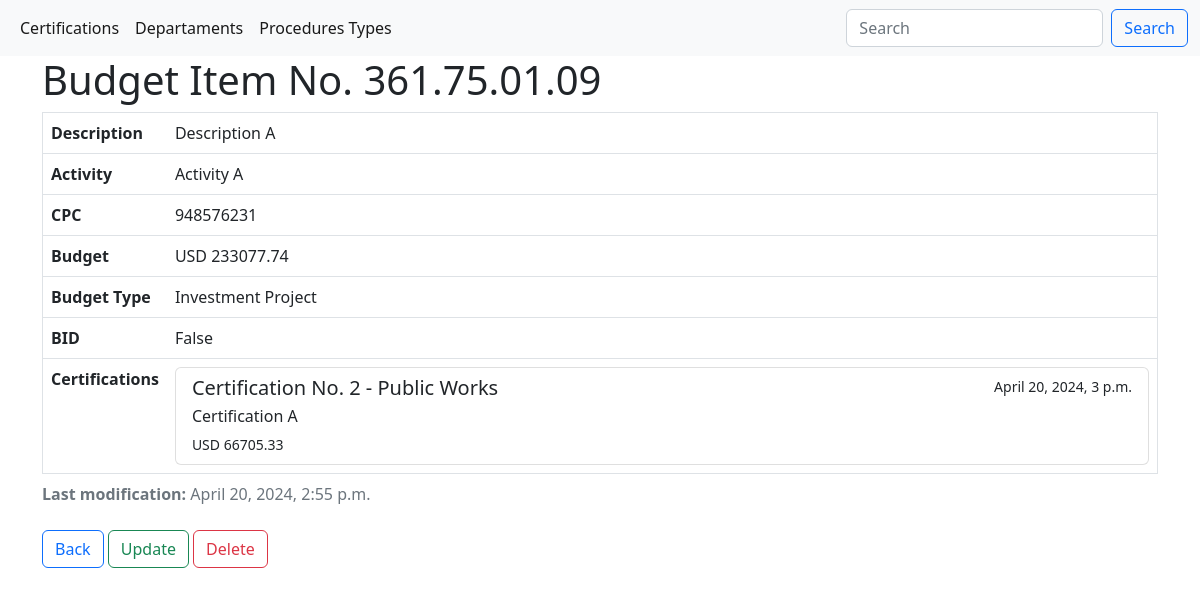
/budget_items/5/, run on the app's committed database.
### budget_items/models.py (models this page shows, shortened)
class BudgetItems(models.Model):
    id = models.AutoField(
        primary_key = True
    )
    number = models.CharField(
        max_length = 255
    )
    cpc = models.CharField(
        max_length = 15
    )
    date = models.DateTimeField(
        auto_now_add = True
    )
    budget = models.FloatField()
    budget_type = models.CharField(
        max_length = 18,
        choices = BUDGET_TYPE_CHOICES
    )
    description = models.TextField()
    activity = models.TextField()
    bid = models.BooleanField()

### certifications/models.py (models this page shows, shortened)
class Certifications(models.Model):
    number = models.AutoField(
        primary_key = True
    )
    procedure = models.ForeignKey(
        ProceduresTypes,
        on_delete = models.CASCADE
    )
    budget_item = models.ForeignKey(
        BudgetItems,
        on_delete = models.CASCADE
    )
    department = models.ForeignKey(
        Departments,
        on_delete = models.CASCADE
    )
    date = models.DateTimeField(
        auto_now = True
    )
    budget = models.FloatField()
    description = models.TextField()
    period = models.IntegerField()

### departments/models.py (models this page shows)
class Departments(models.Model):
    id = models.AutoField(
        primary_key = True
    )
    name = models.CharField(
        max_length = 255
    )
    director = models.CharField(max_length = 255)
    def __str__(self):
        return self.name

### budget_items/views.py (the view)
# urls.py: path("<int:pk>/", BudgetItemsDetailView.as_view(), name = "detail"),
class BudgetItemsDetailView(DetailView):
    model = BudgetItems
    template_name = "budget_items_detail.html"

### budget_items/templates/budget_items_detail.html (shortened to what this page needs)
{% extends 'budget_items_base.html' %}
{% block body %}
<table class="table border">
  <caption><b>Last modification:</b> {{ object.date }}</caption>
  <thead class="table-light">
    <tr>
      <h1>Budget Item No. {{ object.number }}</h1>
    </tr>
  </thead>
  <tbody>
    <tr>
      <td style="width: 10%">
        <b>Description</b>
      </td>
      <td>{{ object.description }}</td>
    </tr>
    <tr>
      <td style="width: 10%">
        <b>Activity</b>
      </td>
      <td>{{ object.activity }}</td>
    </tr>
    <tr>
      <td style="width: 10%">
        <b>CPC</b>
      </td>
      <td>{{ object.cpc }}</td>
    </tr>
    <tr>
      <td style="width: 10%">
        <b>Budget</b>
      </td>
      <td>USD {{ object.budget }}</td>
    </tr>
    <tr>
      <td style="width: 10%">
        <b>Budget Type</b>
      </td>
      <td>{{ object.budget_type }}</td>
    </tr>
    <tr>
      <td style="width: 10%">
        <b>BID</b>
      </td>
      <td>{{ object.bid }}</td>
    </tr>
    <tr>
      <td style="width: 10%">
        <b>Certifications</b>
      </td>
      <td>
        <div class="list-group">
          {% if object.certifications_set.all %}
              {% for certification  in object.certifications_set.all %}
                <a href="{% url 'certifications:detail' certification.pk %}" class="list-group-item list-group-item-action" aria-current="true">
                  <div class="d-flex w-100 justify-content-between">
                    <h5 class="mb-1">Certification No. {{ certification.number }} - {{ certification.department }}</h5>
                    <small>{{ certification.date }}</small>
                  </div>
                  <p class="mb-1">{{ certification.description }}</p>
                  <small>USD {{ certification.budget }}</small>
                </a>
              {% endfor %}
            {% else %}
            -
            {% endif %}
        </div>
      </td>
    </tr>
  </tbody>
</table>
<a href="{% url 'budget_items:list' %}" class="btn btn-outline-primary">Back</a>
<a href="{% url 'budget_items:update' object.pk %}" class="btn btn-outline-success">Update</a>
<a href="{% url 'budget_items:delete' object.pk %}" class="btn btn-outline-danger">Delete</a>
{% endblock %}

### data on the page
BudgetItems: date "April 20, 2024, 2:55 p.m.", number "361.75.01.09", description "Description A", activity "Activity A", cpc "948576231", budget "233077.74", budget_type "Investment Project", bid "False"
Certifications: number "2", department "Public Works", date "April 20, 2024, 3 p.m.", description "Certification A", budget "66705.33"
